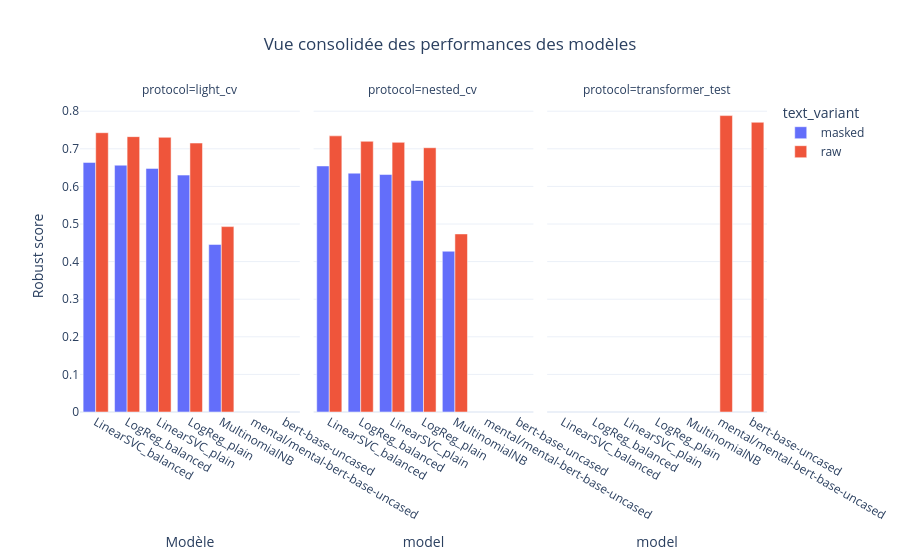

The notebook cell saved with this chart:
### Code cell
fig = px.bar(
    comparison_df,
    x="model",
    y="robust_score",
    color="text_variant",
    facet_col="protocol",
    barmode="group",
    template=PLOTLY_TEMPLATE,
    title="Vue consolidée des performances des modèles",
    hover_data=[
        "f1_macro_mean",
        "recall_macro_mean",
        "critical_recall_mean",
        "robust_rank",
    ],
)

fig.update_layout(
    xaxis_title="Modèle",
    yaxis_title="Robust score",
    title_x=0.5,
)

fig.write_html(str(CLINICAL_FIGURES_DIR / "global_model_comparison_clinical.html"))
fig.show()

print("✅ Clinical comparison figure saved")

### Figure 1 — Plotly figure (JSON) as saved in the notebook; plotly's stock layout.template omitted (floating-point values rounded to 4 significant figures)
{"data": [{"alignmentgroup": "True", "customdata": [[0.6922, 0.6919, 0.5979, 1.0], [0.6835, 0.6831, 0.5935, 2.0], [0.6853, 0.6818, 0.5642, 3.0], [0.6748, 0.6704, 0.5301, 4.0], [0.4929, 0.5165, 0.3119, 5.0]], "hovertemplate": "text_variant=masked<br>protocol=light_cv<br>model=%{x}<br>robust_score=%{y}<br>f1_macro_mean=%{customdata[0]}<br>recall_macro_mean=%{customdata[1]}<br>critical_recall_mean=%{customdata[2]}<br>robust_rank=%{customdata[3]}<extra></extra>", "legendgroup": "masked", "marker": {"color": "#636efa", "pattern": {"shape": ""}}, "name": "masked", "offsetgroup": "masked", "orientation": "v", "showlegend": true, "textposition": "auto", "type": "bar", "x": ["LinearSVC_balanced", "LogReg_balanced", "LinearSVC_plain", "LogReg_plain", "MultinomialNB"], "xaxis": "x", "y": [0.6638, 0.6564, 0.6479, 0.6301, 0.4457], "yaxis": "y"}, {"alignmentgroup": "True", "customdata": [[0.6922, 0.6919, 0.5979, 1.0], [0.634, 0.6412, 0.6316, 2.0], [0.6749, 0.6718, 0.5689, 3.0], [0.6748, 0.6704, 0.5301, 4.0], [0.4929, 0.5165, 0.3119, 5.0]], "hovertemplate": "text_variant=masked<br>protocol=nested_cv<br>model=%{x}<br>robust_score=%{y}<br>f1_macro_mean=%{customdata[0]}<br>recall_macro_mean=%{customdata[1]}<br>critical_recall_mean=%{customdata[2]}<br>robust_rank=%{customdata[3]}<extra></extra>", "legendgroup": "masked", "marker": {"color": "#636efa", "pattern": {"shape": ""}}, "name": "masked", "offsetgroup": "masked", "orientation": "v", "showlegend": false, "textposition": "auto", "type": "bar", "x": ["LinearSVC_balanced", "LogReg_balanced", "LinearSVC_plain", "LogReg_plain", "MultinomialNB"], "xaxis": "x2", "y": [0.6544, 0.6352, 0.6316, 0.6156, 0.4276], "yaxis": "y2"}, {"alignmentgroup": "True", "customdata": [[0.7685, 0.767, 0.6844, 1.0], [0.7558, 0.7554, 0.6781, 2.0], [0.7667, 0.7615, 0.6513, 3.0], [0.754, 0.7489, 0.6301, 4.0], [0.5453, 0.5661, 0.3504, 5.0]], "hovertemplate": "text_variant=raw<br>protocol=light_cv<br>model=%{x}<br>robust_score=%{y}<br>f1_macro_mean=%{customdata[0]}<br>recall_macro_mean=%{customdata[1]}<br>critical_recall_mean=%{customdata[2]}<br>robust_rank=%{customdata[3]}<extra></extra>", "legendgroup": "raw", "marker": {"color": "#EF553B", "pattern": {"shape": ""}}, "name": "raw", "offsetgroup": "raw", "orientation": "v", "showlegend": true, "textposition": "auto", "type": "bar", "x": ["LinearSVC_balanced", "LogReg_balanced", "LinearSVC_plain", "LogReg_plain", "MultinomialNB"], "xaxis": "x", "y": [0.7428, 0.7323, 0.7305, 0.7153, 0.4931], "yaxis": "y"}, {"alignmentgroup": "True", "customdata": [[0.7685, 0.767, 0.6844, 1.0], [0.7249, 0.7298, 0.7089, 2.0], [0.7579, 0.7539, 0.659, 3.0], [0.754, 0.7489, 0.6301, 4.0], [0.5453, 0.5661, 0.3504, 5.0]], "hovertemplate": "text_variant=raw<br>protocol=nested_cv<br>model=%{x}<br>robust_score=%{y}<br>f1_macro_mean=%{customdata[0]}<br>recall_macro_mean=%{customdata[1]}<br>critical_recall_mean=%{customdata[2]}<br>robust_rank=%{customdata[3]}<extra></extra>", "legendgroup": "raw", "marker": {"color": "#EF553B", "pattern": {"shape": ""}}, "name": "raw", "offsetgroup": "raw", "orientation": "v", "showlegend": false, "textposition": "auto", "type": "bar", "x": ["LinearSVC_balanced", "LogReg_balanced", "LinearSVC_plain", "LogReg_plain", "MultinomialNB"], "xaxis": "x2", "y": [0.7344, 0.72, 0.7171, 0.7029, 0.4736], "yaxis": "y2"}, {"alignmentgroup": "True", "customdata": [[0.8089, 0.8115, 0.7561, 1.0], [0.7907, 0.7935, 0.7389, 2.0]], "hovertemplate": "text_variant=raw<br>protocol=transformer_test<br>model=%{x}<br>robust_score=%{y}<br>f1_macro_mean=%{customdata[0]}<br>recall_macro_mean=%{customdata[1]}<br>critical_recall_mean=%{customdata[2]}<br>robust_rank=%{customdata[3]}<extra></extra>", "legendgroup": "raw", "marker": {"color": "#EF553B", "pattern": {"shape": ""}}, "name": "raw", "offsetgroup": "raw", "orientation": "v", "showlegend": false, "textposition": "auto", "type": "bar", "x": ["mental/mental-bert-base-uncased", "bert-base-uncased"], "xaxis": "x3", "y": [0.7883, 0.7705], "yaxis": "y3"}], "layout": {"annotations": [{"font": {}, "showarrow": false, "text": "protocol=light_cv", "x": 0.16, "xanchor": "center", "xref": "paper", "y": 1, "yanchor": "bottom", "yref": "paper"}, {"font": {}, "showarrow": false, "text": "protocol=nested_cv", "x": 0.5, "xanchor": "center", "xref": "paper", "y": 1, "yanchor": "bottom", "yref": "paper"}, {"font": {}, "showarrow": false, "text": "protocol=transformer_test", "x": 0.84, "xanchor": "center", "xref": "paper", "y": 1, "yanchor": "bottom", "yref": "paper"}], "barmode": "group", "legend": {"title": {"text": "text_variant"}, "tracegroupgap": 0}, "title": {"text": "Vue consolidée des performances des modèles", "x": 0.5}, "xaxis": {"anchor": "y", "domain": [0, 0.32], "title": {"text": "Modèle"}}, "xaxis2": {"anchor": "y2", "domain": [0.34, 0.66], "matches": "x", "title": {"text": "model"}}, "xaxis3": {"anchor": "y3", "domain": [0.68, 1.0], "matches": "x", "title": {"text": "model"}}, "yaxis": {"anchor": "x", "domain": [0, 1], "title": {"text": "Robust score"}}, "yaxis2": {"anchor": "x2", "domain": [0, 1], "matches": "y", "showticklabels": false}, "yaxis3": {"anchor": "x3", "domain": [0, 1], "matches": "y", "showticklabels": false}}}
